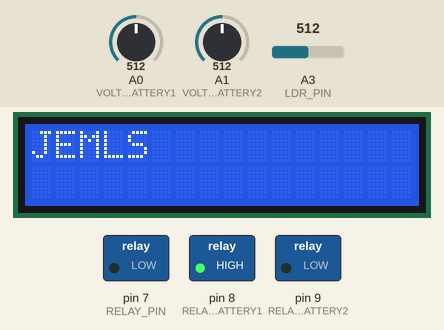
Recording of a sketch running on a simulated Arduino Uno, built with avr-gcc and run on an emulated ATmega328P. Shown: 16×2 character LCD, switched loads named in the sketch (green lamp = pin HIGH). Inputs (shaded band) come from the test bench; at power-on: A0 (VOLTAGE_DIVIDER_PIN_BATTERY1) = 512, A3 (LDR_PIN) = 512, A1 (VOLTAGE_DIVIDER_PIN_BATTERY2) = 512. What the sketch prints to the serial monitor is not drawn.

Above: at 16.0 s.
16.1 s: A0 (VOLTAGE_DIVIDER_PIN_BATTERY1) set to 213
At 20.6 s:
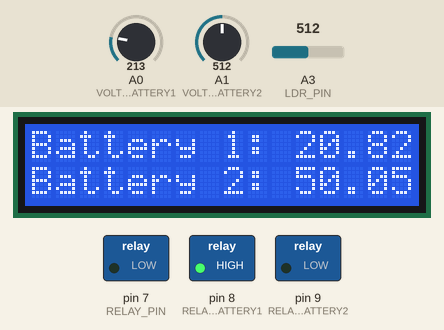
28.5 s: A0 (VOLTAGE_DIVIDER_PIN_BATTERY1) set to 192
At 40.7 s:
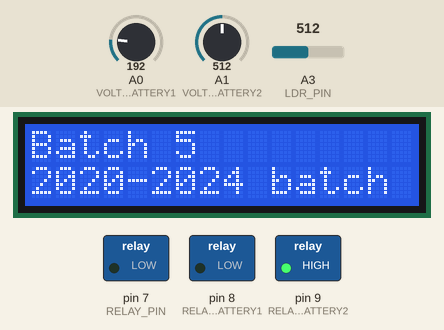
41.3 s: A3 (LDR_PIN) set to 490
At 61.0 s:
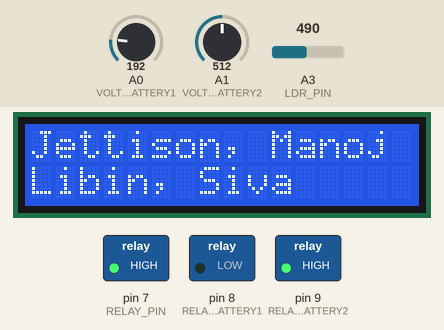
66.3 s: A1 (VOLTAGE_DIVIDER_PIN_BATTERY2) set to 220
At 70.3 s:
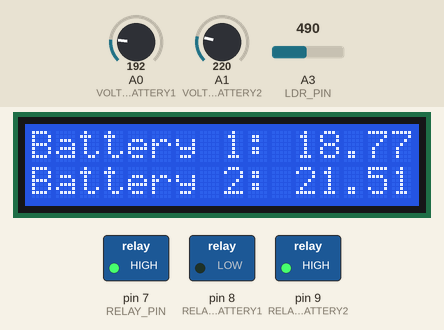
78.7 s: A1 (VOLTAGE_DIVIDER_PIN_BATTERY2) set to 197
At 86.5 s:
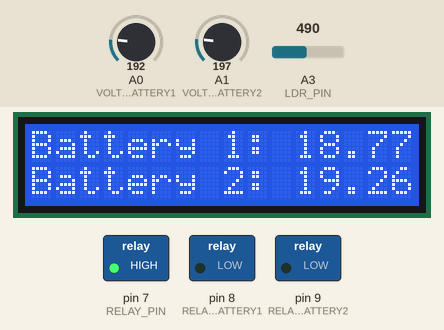
Timing chart, 0 to 88.0 s (numbered marks = the images above; inputs shaded):
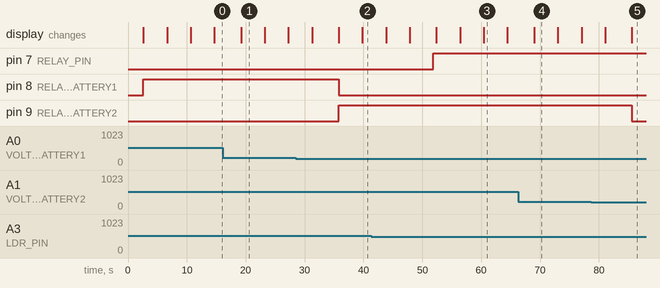

Measured:
- the behaviour switches between 205 and 204 on A0 (VOLTAGE_DIVIDER_PIN_BATTERY1) (found by bisection; images 1 and 2)
- the behaviour switches between 500 and 499 on A3 (LDR_PIN) (found by bisection; images 2 and 3)
- the behaviour switches between 205 and 204 on A1 (VOLTAGE_DIVIDER_PIN_BATTERY2) (found by bisection; images 4 and 5)
- after the input at 28.5 s, pin 8 (RELAY_PIN_BATTERY1): HIGH → LOW after 7.3 s; pin 9 (RELAY_PIN_BATTERY2): LOW → HIGH after 7.3 s
- after the input at 41.3 s, pin 7 (RELAY_PIN): LOW → HIGH after 10.6 s
- after the input at 78.7 s, pin 9 (RELAY_PIN_BATTERY2): HIGH → LOW after 6.9 s
- what the display in image 1 shows lasts 4.0 s, from 19.2 s to 23.2 s

The sketch:

ecycle.ino
```cpp
#include <Arduino.h>
#include <Wire.h>
#include <LiquidCrystal_I2C.h>

// Define the I2C address and LCD size
const int I2C_ADDRESS = 0x27;
const int LCD_COLUMNS = 16;
const int LCD_ROWS = 2;

// Define the analog pins for the voltage divider circuits
const int VOLTAGE_DIVIDER_PIN_BATTERY1 = A0;
const int VOLTAGE_DIVIDER_PIN_BATTERY2 = A1;
const int LDR_PIN = A3;

// LDR and relay module pins
const int RELAY_PIN_BATTERY1 = 8;
const int RELAY_PIN_BATTERY2 = 9;
const int RELAY_PIN = 7;

// LCD Display
LiquidCrystal_I2C lcd(I2C_ADDRESS, LCD_COLUMNS, LCD_ROWS);

void setup() {
  // Setup Serial Monitor
  Serial.begin(9600);
  Serial.println("Battery Monitoring & Light Control");

  // Initialize LCD Display
  lcd.init(); // Initialize the LCD
  lcd.backlight(); // Turn on backlight

  // Display "Power On" message
  lcd.clear();
  lcd.setCursor(0, 0);
  lcd.print("Power On");
  delay(2000); // Display "Power On" message for 2 seconds

  // Initialize relay pins
  pinMode(RELAY_PIN, OUTPUT);
  digitalWrite(RELAY_PIN, LOW); // Initially turn off relay

  pinMode(RELAY_PIN_BATTERY1, OUTPUT);
  digitalWrite(RELAY_PIN_BATTERY1, LOW); // Initially turn off Battery 1 relay

  pinMode(RELAY_PIN_BATTERY2, OUTPUT);
  digitalWrite(RELAY_PIN_BATTERY2, LOW); // Initially turn off Battery 2 relay

  // Setup LDR and Relay pin
  pinMode(LDR_PIN, INPUT);
  pinMode(RELAY_PIN, OUTPUT);
}

void loop() {

    // Read light level from LDR
  int lightLevel = analogRead(LDR_PIN);

  // Adjust the threshold value according to your environment
  int threshold = 500; // Adjust this value based on ambient light conditions

  if (lightLevel < threshold) {
    // If light level is below threshold, turn on relay module
    digitalWrite(RELAY_PIN, HIGH);
  } else {
    // If light level is above threshold, turn off relay module
    digitalWrite(RELAY_PIN, LOW);
  }
  delay(500);

  // Read voltage from voltage divider for Battery 1
  int adcValueBattery1 = analogRead(VOLTAGE_DIVIDER_PIN_BATTERY1);
  float batteryPercentageBattery1 = (adcValueBattery1 / 1023.0) * 100.0;

  // Read voltage from voltage divider for Battery 2
  int adcValueBattery2 = analogRead(VOLTAGE_DIVIDER_PIN_BATTERY2);
  float batteryPercentageBattery2 = (adcValueBattery2 / 1023.0) * 100.0;

  // Control Battery 1 relay based on battery percentage
  if (batteryPercentageBattery1 < 20.0 && batteryPercentageBattery2 < 20.0) {
    digitalWrite(RELAY_PIN_BATTERY1, LOW); // Turn off Battery 1 relay
    digitalWrite(RELAY_PIN_BATTERY2, LOW); // Turn off Battery 2 relay
  } else if (batteryPercentageBattery1 < 20.0 && batteryPercentageBattery2 > 20.0) {
    digitalWrite(RELAY_PIN_BATTERY1, LOW); // Turn off Battery 1 relay
    digitalWrite(RELAY_PIN_BATTERY2, HIGH); // Turn on Battery 2 relay
  } else if (batteryPercentageBattery1 > 20.0 && batteryPercentageBattery2 < 20.0) {
    digitalWrite(RELAY_PIN_BATTERY1, HIGH); // Turn on Battery 1 relay
    digitalWrite(RELAY_PIN_BATTERY2, LOW); // Turn off Battery 2 relay
  } else {
    digitalWrite(RELAY_PIN_BATTERY1, HIGH); // Turn on Battery 1 relay
    digitalWrite(RELAY_PIN_BATTERY2, LOW); // Turn off Battery 2 relay
  }

  // Display battery level percentages and other messages on LCD
  lcd.clear();
  lcd.setCursor(0, 0);
  lcd.print("Battery 1: ");
  lcd.print(batteryPercentageBattery1);
  lcd.print("%");

  lcd.setCursor(0, 1);
  lcd.print("Battery 2: ");
  lcd.print(batteryPercentageBattery2);
  lcd.print("%");

  // Short delay before next message
  delay(4000);

  lcd.clear();
  lcd.setCursor(0, 0);
  lcd.print("Batch 5");
  lcd.setCursor(0, 1);
  lcd.print("2020-2024 batch");

  // Short delay before next message
  delay(4000);

  lcd.clear();
  lcd.setCursor(0, 0);
  lcd.print("Jettison, Manoj");
  lcd.setCursor(0, 1);
  lcd.print("Libin, Siva");

  // Short delay before next message
  delay(4000);

  lcd.clear();
  lcd.setCursor(0, 0);
  lcd.print("JEMLS");

  // Short delay before next loop
  delay(4000);
}
```
